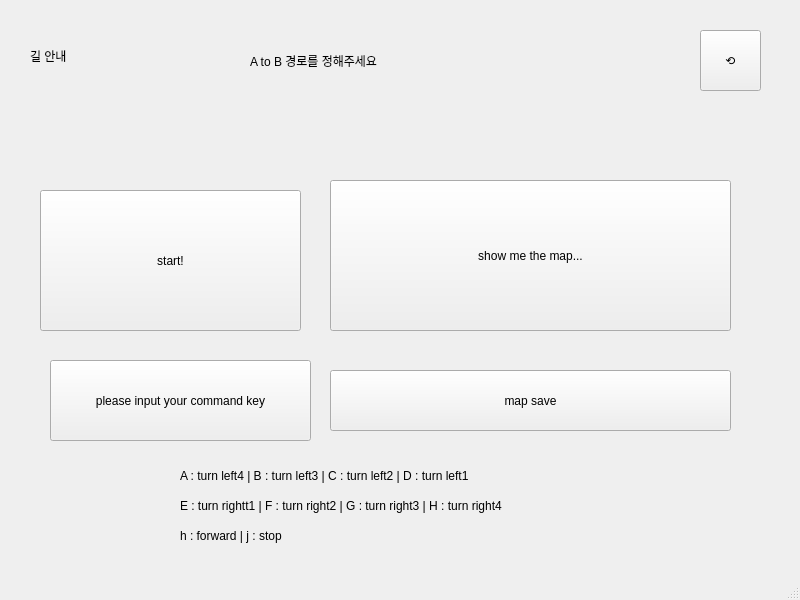
<?xml version="1.0" encoding="UTF-8"?>
<ui version="4.0">
 <class>MainWindow</class>
 <widget class="QMainWindow" name="MainWindow">
  <property name="geometry">
   <rect>
    <x>0</x>
    <y>0</y>
    <width>800</width>
    <height>600</height>
   </rect>
  </property>
  <property name="windowTitle">
   <string>MainWindow</string>
  </property>
  <widget class="QWidget" name="centralwidget">
   <widget class="QLabel" name="label">
    <property name="geometry">
     <rect>
      <x>30</x>
      <y>30</y>
      <width>101</width>
      <height>51</height>
     </rect>
    </property>
    <property name="styleSheet">
     <string notr="true">font: 700 24pt &quot;Jalnan OTF&quot;;</string>
    </property>
    <property name="text">
     <string>길 안내</string>
    </property>
   </widget>
   <widget class="QLabel" name="label_2">
    <property name="geometry">
     <rect>
      <x>250</x>
      <y>10</y>
      <width>411</width>
      <height>101</height>
     </rect>
    </property>
    <property name="styleSheet">
     <string notr="true">font: 26pt &quot;BM DoHyeon OTF&quot;;</string>
    </property>
    <property name="text">
     <string>A to B 경로를 정해주세요</string>
    </property>
   </widget>
   <widget class="QPushButton" name="Nav_Window_Cancle_Btn">
    <property name="geometry">
     <rect>
      <x>700</x>
      <y>30</y>
      <width>61</width>
      <height>61</height>
     </rect>
    </property>
    <property name="styleSheet">
     <string notr="true">font: 36pt &quot;.AppleSystemUIFont&quot;;</string>
    </property>
    <property name="text">
     <string>⟲</string>
    </property>
   </widget>
   <widget class="QPushButton" name="Show_Map_Btn">
    <property name="geometry">
     <rect>
      <x>330</x>
      <y>180</y>
      <width>401</width>
      <height>151</height>
     </rect>
    </property>
    <property name="styleSheet">
     <string notr="true">image: url(:/home/nvidia/paho_mqtt_py_demo/img/map.png);</string>
    </property>
    <property name="text">
     <string>show me the map...</string>
    </property>
   </widget>
   <widget class="QLabel" name="label_3">
    <property name="geometry">
     <rect>
      <x>180</x>
      <y>460</y>
      <width>441</width>
      <height>31</height>
     </rect>
    </property>
    <property name="text">
     <string>A : turn left4 | B : turn left3 | C : turn left2 | D : turn left1</string>
    </property>
   </widget>
   <widget class="QLabel" name="label_4">
    <property name="geometry">
     <rect>
      <x>180</x>
      <y>490</y>
      <width>481</width>
      <height>31</height>
     </rect>
    </property>
    <property name="text">
     <string>E : turn rightt1 | F : turn right2 | G : turn right3 | H : turn right4</string>
    </property>
   </widget>
   <widget class="QLabel" name="label_5">
    <property name="geometry">
     <rect>
      <x>180</x>
      <y>520</y>
      <width>441</width>
      <height>31</height>
     </rect>
    </property>
    <property name="text">
     <string>h : forward | j : stop</string>
    </property>
   </widget>
   <widget class="QPushButton" name="Command_Start_Btn">
    <property name="geometry">
     <rect>
      <x>50</x>
      <y>360</y>
      <width>261</width>
      <height>81</height>
     </rect>
    </property>
    <property name="text">
     <string>please input your command key</string>
    </property>
   </widget>
   <widget class="QPushButton" name="Map_Save_Btn">
    <property name="geometry">
     <rect>
      <x>330</x>
      <y>370</y>
      <width>401</width>
      <height>61</height>
     </rect>
    </property>
    <property name="text">
     <string>map save</string>
    </property>
   </widget>
   <widget class="QPushButton" name="Nav_Action_Btn">
    <property name="geometry">
     <rect>
      <x>40</x>
      <y>190</y>
      <width>261</width>
      <height>141</height>
     </rect>
    </property>
    <property name="text">
     <string>start!</string>
    </property>
   </widget>
  </widget>
  <widget class="QMenuBar" name="menubar">
   <property name="geometry">
    <rect>
     <x>0</x>
     <y>0</y>
     <width>800</width>
     <height>22</height>
    </rect>
   </property>
  </widget>
  <widget class="QStatusBar" name="statusbar"/>
 </widget>
 <resources>
  <include location="../map.qrc"/>
 </resources>
 <connections/>
</ui>
